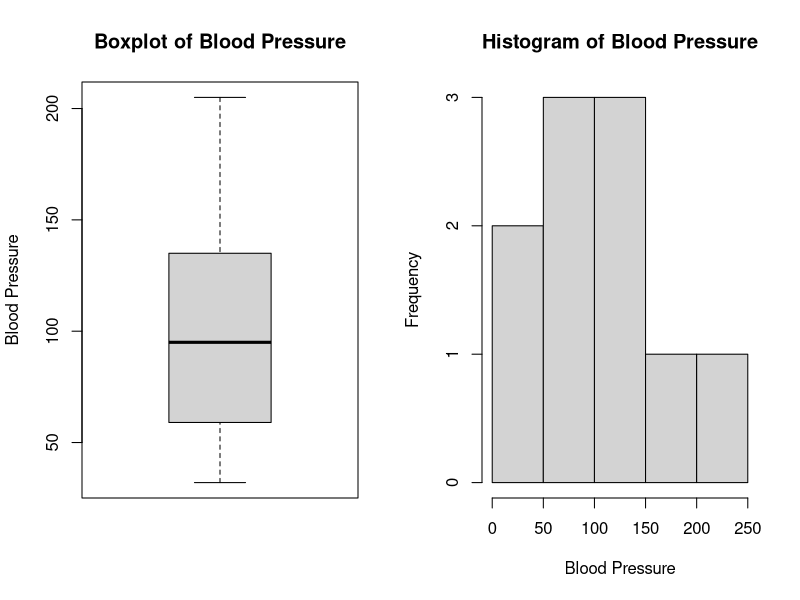

R code for this plot:
Frequency <- c(0.6, 0.3, 0.4, 0.4, 0.2, 0.6, 0.3, 0.4, 0.9, 0.2)
BP <- c(103, 87, 32, 42, 59, 109, 78, 205, 135, 176)
First <- c(1, 1, 1, 1, 0, 0, 0, 0, NA, 1)
Second <- c(0, 0, 1, 1, 0, 0, 1, 1, 1, 1)
FinalDecision <- c(0, 1, 0, 1, 0, 1, 0, 1, 1, 1)

par(mfrow = c(1, 2))

boxplot(BP, main = "Boxplot of Blood Pressure", ylab = "Blood Pressure")

hist(BP, main = "Histogram of Blood Pressure",
     xlab = "Blood Pressure", ylab = "Frequency")
